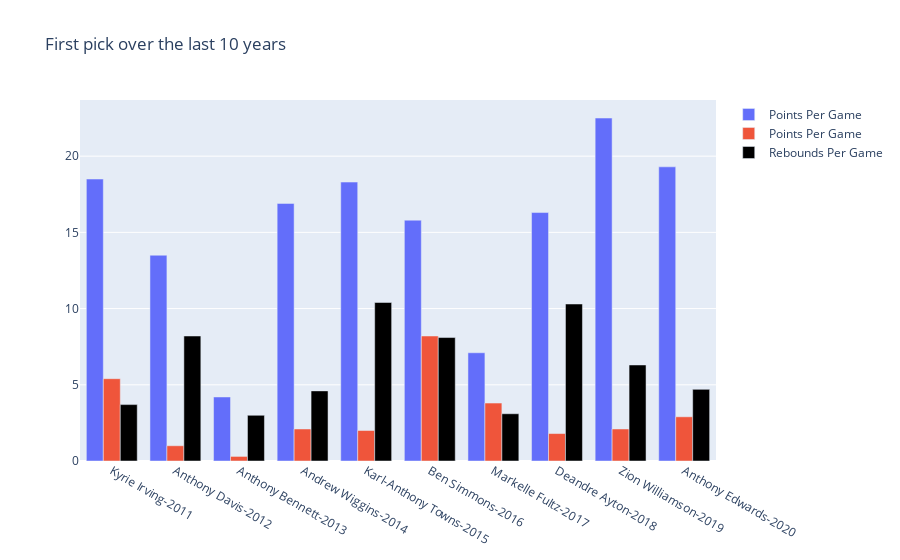

Notebook code for this chart:
### Code cell
fig = go.Figure(data=[
    go.Bar(name='Points Per Game', x=first_pick_10['player'], y=first_pick_10['PPG'],),
    go.Bar(name='Points Per Game', x=first_pick_10['player'], y=first_pick_10['APG']),
    go.Bar(name='Rebounds Per Game', x=first_pick_10['player'], y=first_pick_10['RPG'],  marker_color = 'black')])
fig.update_layout(barmode='group',title="First pick over the last 10 years")

fig.show()

### Figure 1 — Plotly figure (JSON) as saved in the notebook; plotly's stock layout.template omitted (floating-point values rounded to 4 significant figures)
{"data": [{"name": "Points Per Game", "type": "bar", "x": ["Kyrie Irving-2011", "Anthony Davis-2012", "Anthony Bennett-2013", "Andrew Wiggins-2014", "Karl-Anthony Towns-2015", "Ben Simmons-2016", "Markelle Fultz-2017", "Deandre Ayton-2018", "Zion Williamson-2019", "Anthony Edwards-2020"], "y": [18.5, 13.5, 4.2, 16.9, 18.3, 15.8, 7.1, 16.3, 22.5, 19.3]}, {"name": "Points Per Game", "type": "bar", "x": ["Kyrie Irving-2011", "Anthony Davis-2012", "Anthony Bennett-2013", "Andrew Wiggins-2014", "Karl-Anthony Towns-2015", "Ben Simmons-2016", "Markelle Fultz-2017", "Deandre Ayton-2018", "Zion Williamson-2019", "Anthony Edwards-2020"], "y": [5.4, 1, 0.3, 2.1, 2, 8.2, 3.8, 1.8, 2.1, 2.9]}, {"marker": {"color": "black"}, "name": "Rebounds Per Game", "type": "bar", "x": ["Kyrie Irving-2011", "Anthony Davis-2012", "Anthony Bennett-2013", "Andrew Wiggins-2014", "Karl-Anthony Towns-2015", "Ben Simmons-2016", "Markelle Fultz-2017", "Deandre Ayton-2018", "Zion Williamson-2019", "Anthony Edwards-2020"], "y": [3.7, 8.2, 3, 4.6, 10.4, 8.1, 3.1, 10.3, 6.3, 4.7]}], "layout": {"barmode": "group", "title": {"text": "First pick over the last 10 years"}}}
